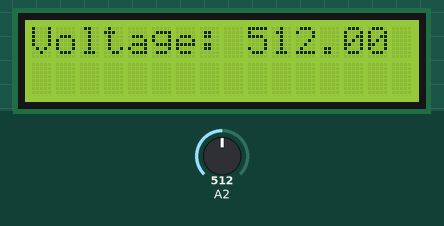
Recording of a sketch running on a simulated Arduino Uno, built with avr-gcc and run on an emulated ATmega328P. Shown: 16×2 character LCD. Inputs (shaded band) come from the test bench; at power-on: A2 = 512.

Above: at 1.2 s.
1.3 s: A2 set to 716
At 2.5 s:
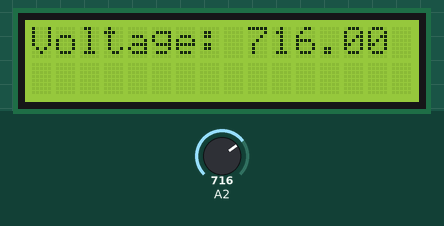
2.8 s: A2 set to 900
At 3.8 s:
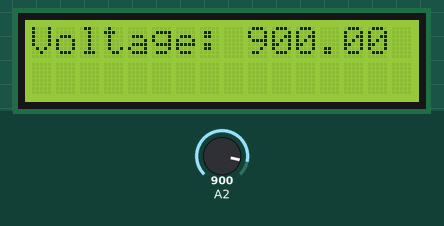
4.3 s: A2 set to 1023
At 5.0 s:
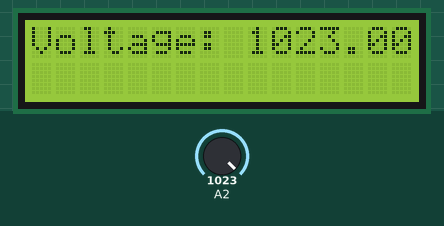
Timing chart, 0 to 7.3 s (numbered marks = the images above; inputs shaded):
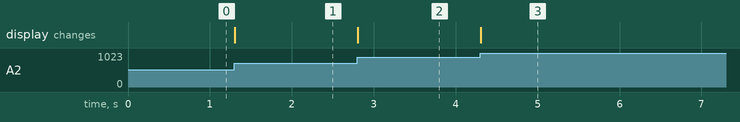

Measured:
- after the input at 1.3 s, the display: changes at once (image 1)
- after the input at 2.8 s, the display: changes at once (image 2)
- after the input at 4.3 s, the display: changes at once (image 3)

The sketch:

ESDI6.2.ino
```cpp
#include<LiquidCrystal.h>
float vout;
LiquidCrystal lcd(11,10,5,4,3,2);
void setup() {
  // put your setup code here, to run once:
  pinMode(A2,INPUT);
  lcd.begin(16,2);
}

void loop() {
  // put your main code here, to run repeatedly:
  vout=analogRead(A2);
  lcd.setCursor(0,0);
  lcd.print("Voltage: ");
  lcd.print(vout);
}
```
